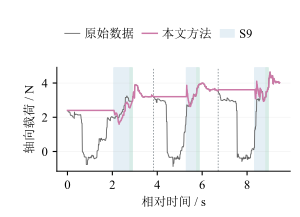

Recreate this plot in Python.
"""Re-export Figure D with the requested legend/annotation cleanup only."""
from pathlib import Path
import json
import sys

import matplotlib
matplotlib.use("Agg")
import matplotlib.pyplot as plt
from matplotlib import font_manager
from matplotlib.lines import Line2D
from matplotlib.patches import Patch
import numpy as np
import pandas as pd

SOURCE = Path(r"D:\Work_files\Vessel intervention Robot\paper\outputs\paper_selected_results_20261104\qa\figureD_76mm_9pt")
S9_COLOR = "#E5EFF5"
TAPER_COLOR = "#D8ECE7"


def build():
    font_manager.findfont("SimSun", fallback_to_default=False)
    font_manager.findfont("Times New Roman", fallback_to_default=False)
    plt.rcParams.update({
        "font.family": ["Times New Roman", "SimSun"], "font.size": 9,
        "axes.labelsize": 9, "xtick.labelsize": 9, "ytick.labelsize": 9,
        "legend.fontsize": 9, "pdf.fonttype": 42, "ps.fonttype": 42,
        "svg.fonttype": "none", "path.simplify": False,
        "axes.spines.top": False, "axes.spines.right": False,
        "axes.linewidth": .7, "xtick.major.size": 3,
        "ytick.major.size": 3, "lines.linewidth": .8,
    })
    data = pd.read_csv(SOURCE / "selected_three_source.csv")
    selection = json.loads((SOURCE / "selection.json").read_text(encoding="utf-8"))
    phases = selection["phases"]
    assert len(data) == 936 and len(phases) == 3
    sec = data.relative_time_s.to_numpy()
    raw = data.corrected_measurement_N.to_numpy()
    method = data.frozen_physical_network_output_N.to_numpy()
    assert np.all(np.diff(sec) > 0) and np.isfinite(raw).all() and np.isfinite(method).all()

    fig, ax = plt.subplots(figsize=(76 / 25.4, 55 / 25.4))
    fig.subplots_adjust(left=.19, right=.97, bottom=.21, top=.69)
    for phase in phases:
        ax.axvspan(phase["j"], phase["k"], color=S9_COLOR, zorder=0)
        ax.axvspan(phase["k"], min(phase["k"] + .1, phase["end"]), color=TAPER_COLOR, zorder=0)
    for phase in phases[1:]:
        ax.axvline(phase["a"], color="#7C858B", linestyle=(0, (2, 2)), linewidth=.55)
    ax.plot(sec, raw, color="#676767", linestyle="-", linewidth=.65)
    ax.plot(sec, method, color="#CC79A7", linewidth=1.05)
    ax.set_ylabel("轴向载荷 / N")
    ax.set_xlabel("相对时间 / s")
    ax.grid(axis="y", alpha=.15, linewidth=.5)
    handles = [
        Line2D([], [], color="#676767", ls="-", lw=.65, label="原始数据"),
        Line2D([], [], color="#CC79A7", lw=1.05, label="本文方法"),
        Patch(facecolor=S9_COLOR, label="S9"),
    ]
    fig.legend(handles=handles, loc="upper center", bbox_to_anchor=(.53, .92),
               ncol=3, frameon=False, handlelength=1.2,
               columnspacing=.65, handletextpad=.35)
    fig.canvas.draw()
    assert len(ax.lines) == 4  # two traces and the two cycle separators
    assert all(text.get_text() not in {"C01", "C02", "C03"} for text in ax.texts)
    assert len(ax.patches) == 6  # S9 and withdrawal-taper shading for three cycles
    return fig, {"samples": len(data), "cycles": len(phases), "cycle_ids": selection["selected"]["cycle_ids"],
                 "removed_period_hold_lines": True, "legend": ["原始数据", "本文方法", "S9"],
                 "size_mm": [76, 55], "font_pt": 9}


def save(fig, prefix):
    for ext in (".pdf", ".png"):
        path = prefix.with_suffix(ext)
        if path.exists():
            raise FileExistsError(f"Refusing to overwrite {path}")
    for ext in (".pdf", ".png"):
        path = prefix.with_suffix(ext)
        with path.open("xb") as stream:
            fig.savefig(stream, format=ext[1:], dpi=600)


if __name__ == "__main__":
    sys.stdout.reconfigure(encoding="utf-8")
    prefix = Path(__file__).with_suffix("")
    if any(prefix.with_suffix(ext).exists() for ext in (".pdf", ".png")):
        raise FileExistsError("Refusing to overwrite an existing figure")
    fig, info = build()
    save(fig, prefix)
    plt.close(fig)
    print(json.dumps(info, ensure_ascii=False, indent=2))
